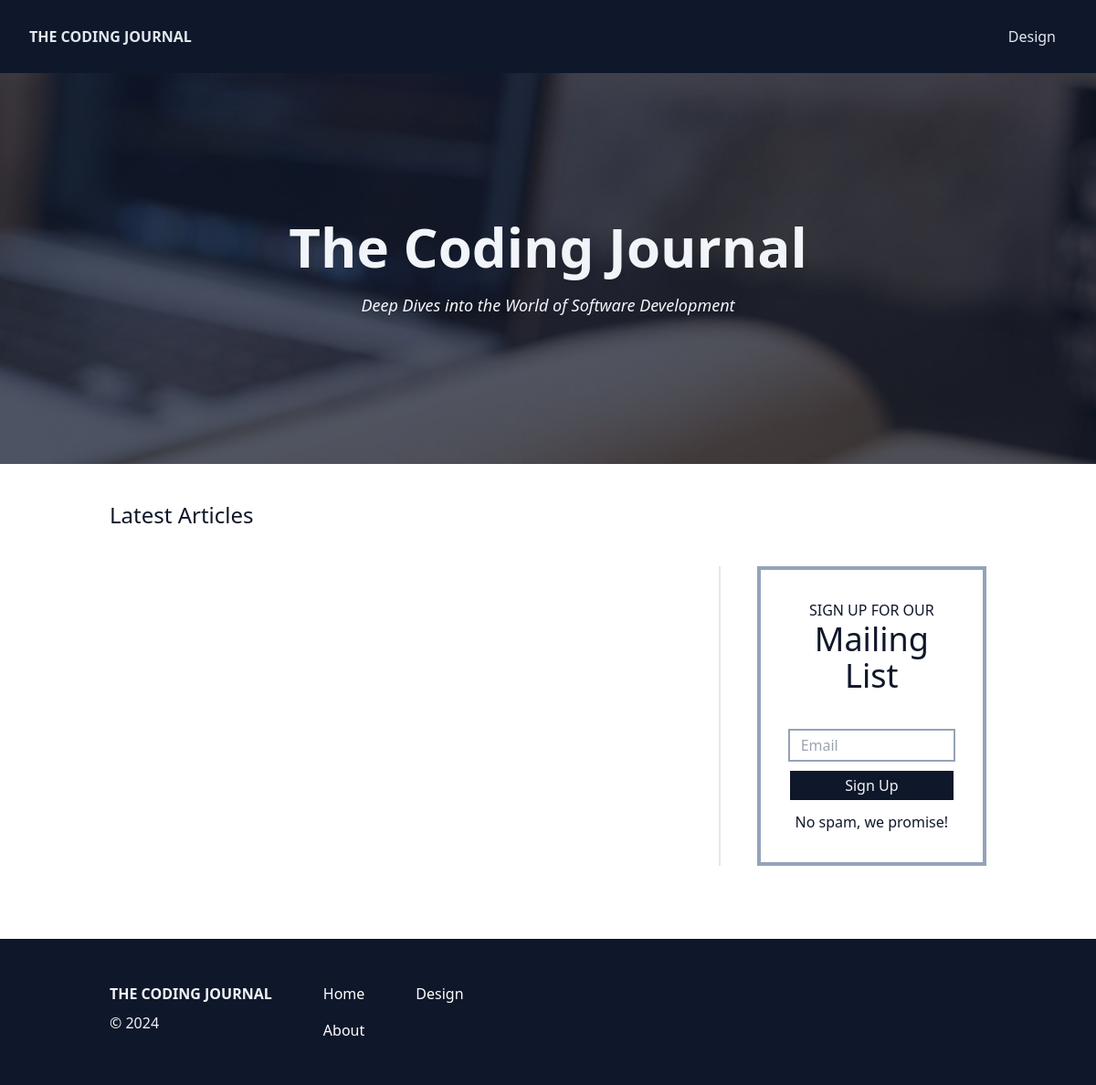
Before: / with the older database file.
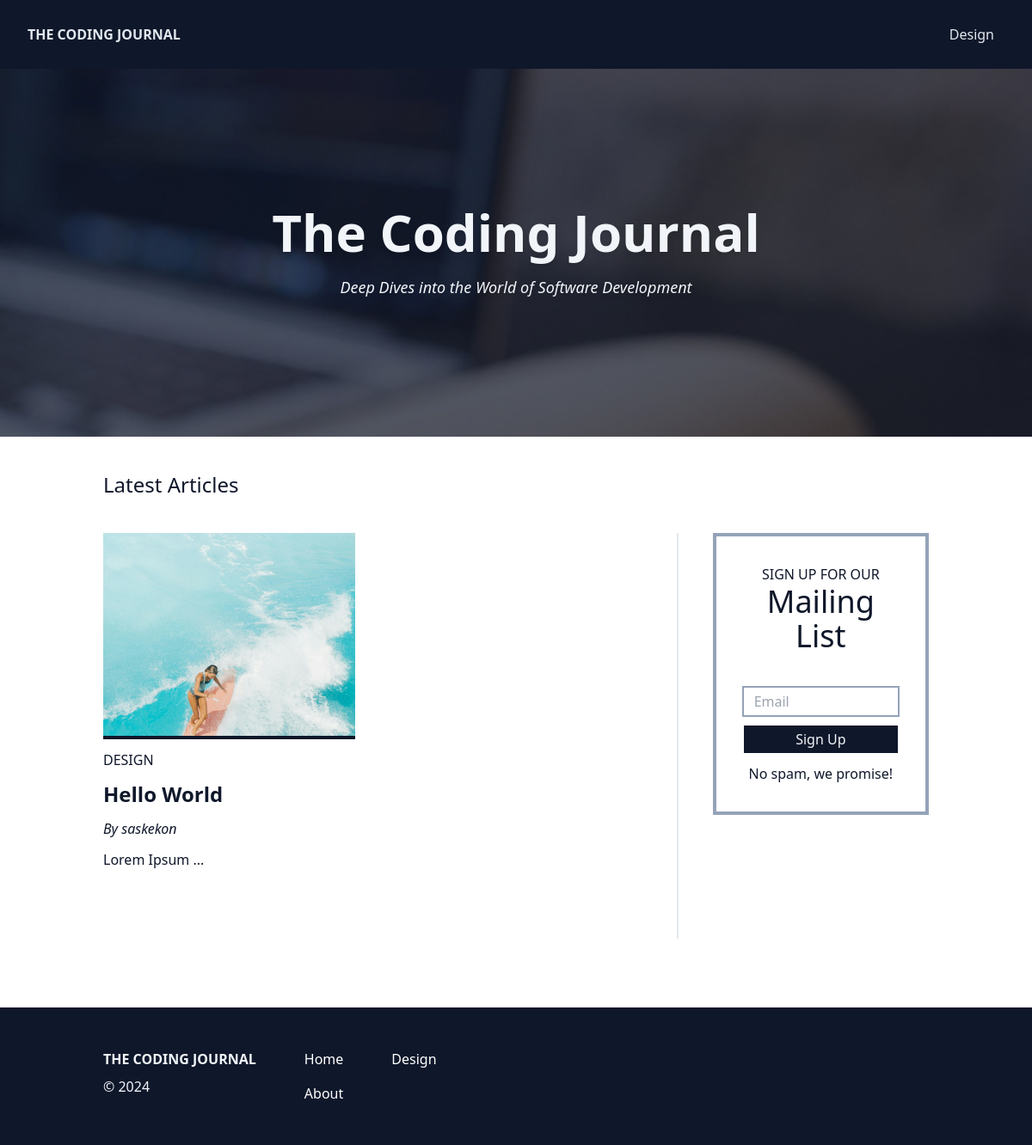
After: the same page with the newer database file.
### app/models.py (models this page shows, shortened)
class Category(db.Model):
    id: Mapped[int] = mapped_column(primary_key=True)
    key: Mapped[str] = mapped_column(String(25), unique=True)
    name: Mapped[str] = mapped_column(String(50), unique=True)
    posts: Mapped[List["Post"]] = relationship(back_populates="c_posts") # One-to-Many Relationship

class Post(db.Model):
    id: Mapped[int] = mapped_column(primary_key=True)
    title: Mapped[str] = mapped_column(String(50))
    body: Mapped[str] = mapped_column(Text)
    featured_image: Mapped[str] = mapped_column(String(255))
    timestamp: Mapped[datetime] = mapped_column(default=lambda: datetime.now(timezone.utc))
    user_id: Mapped[int] = mapped_column(ForeignKey(User.id))
    u_posts: Mapped["User"] = relationship(back_populates="posts")
    category_id: Mapped[int] = mapped_column(ForeignKey(Category.id))
    c_posts: Mapped["Category"] = relationship(back_populates="posts")

class User(db.Model, UserMixin):
    id: Mapped[int] = mapped_column(primary_key=True)
    username: Mapped[str] = mapped_column(String(25), unique=True)
    password_hash: Mapped[str] = mapped_column(String(255))
    email: Mapped[str] = mapped_column(String(50), unique=True)
    registered_date: Mapped[datetime] = mapped_column(default=lambda: datetime.now(timezone.utc))
    profile: Mapped["Profile"] = relationship(back_populates="u_profile", uselist=False) # One-to-One Relationship
    posts: Mapped[List["Post"]] = relationship(back_populates="u_posts") # One-to-Many Relationship
    comments: Mapped[List["Comment"]] = relationship(back_populates="u_comments")

### app/views/main.py (the view)
@main.route("/", methods=["GET", "POST"])
def index():
    posts = db.session.scalars(db.select(Post).order_by(Post.timestamp.desc()).limit(4)).all()
    for post in posts:
        post.text_only = remove_html_tags(post.body)
    return render_template("index.html", posts=posts, title=f"{title} - Homepage")

### app/forms.py (shortened to what this page needs)
class SubscribeForm(FlaskForm):
    email = EmailField("Email", validators=[DataRequired(), Email(check_deliverability=True)])

### app/utils.py (called while the page is built)
def remove_html_tags(body):
    soup = BeautifulSoup(body, "html.parser")
    return soup.get_text()

### app/views/main.py (called while the page is built)
@main.context_processor
def inject():
    categories = db.session.scalars(db.select(Category)).all()
    subscribe_form = SubscribeForm()
    return {
        "categories": categories,
        "subscribe_form": subscribe_form,
        }

### app/templates/index.html
{% extends "base.html" %}
{% block body %}
<section class="hero bg-slate-900 overflow-hidden">
    <div class="container mx-auto px-8">
        <div class="py-40 text-center text-slate-100 drop-shadow-md">
            <h1 class="mb-5 text-6xl font-bold">The Coding Journal</h1>
            <p class="text-lg"><i>Deep Dives into the World of Software Development</i></p>
        </div>
    </div>
</section>
<div class="container mx-auto mb-20 px-8">
    <p class="py-10 text-2xl">Latest Articles</p>
    <div class="grid grid-cols-1 md:grid-cols-12 md:gap-10">
        <div class="col-span-8 grid grid-cols-1 mb-10 md:grid-cols-2 md:gap-10">
            {% for post in posts %}
            <article class="mb-10">
                <a href="{{ url_for('main.single_post', post_id=post.id) }}">
                    <div class="border-b-4 border-slate-900 max-h-60 overflow-hidden">
                        <img class="hover:scale-[1.1] transition-all" src="{{ url_for('main.uploaded_image', filename=post.featured_image)}}">
                    </div>
                    <p class="my-3 uppercase">{{ post.c_posts.name }}</p>
                    <h2 class="text-2xl font-bold">{{ post.title }}</h2>
                </a>
                <p class="my-3"><i>By {{ post.u_posts.username }}</i></p>
                <p>{{ post.text_only[:150] | safe }} ...</p>
            </article>
            {% endfor %}
        </div>
        <aside class="col-span-4 md:pl-10 md:border-l-2 md:border-slate-200">
            {% include "subscribe.html" %}
        </aside>
    </div>
</div>
{% endblock %}

### app/templates/base.html (shortened to what this page needs)
<!DOCTYPE html>
<html lang="en">
<head>
    <link rel="stylesheet" href="{{ url_for('static', filename='css/output.css')}}">
    <link rel="stylesheet" href="{{ url_for('static', filename='css/custom.css')}}">
</head>
<body class="text-slate-900">
    {% block header %}
        {% include "header.html" %}
    {% endblock %}
    <main>
    {% block body %}{% endblock %}
    </main>
    {% block footer %}
        {% include "footer.html" %}
    {% endblock %}
</body>
</html>

### app/templates/header.html (shortened to what this page needs)
<header class="{% if current_user.is_authenticated %}mt-[30px]{% endif %} bg-slate-900 text-slate-200 overflow-auto">
    <nav class="container max-w-screen-xl mx-auto px-8">
        <div class="md:flex md:justify-between">
            <div class="flex justify-between content-center py-7">
                <a class="inline-block" href="{{ url_for('main.index') }}">
                    <p class="font-extrabold">THE CODING JOURNAL</p>
                </a>
            </div>
            <ul class="mb-5 hidden md:flex md:mb-0 md:items-center" id="collapse">
                {% for category in categories %}
                    <li class="{% if loop.last %}pb-2{% endif %} md:pb-0"><a class="navbar-link" href="{{ url_for('main.category_page', category_key=category.key) }}">{{category.name}}</a></li>
                {% endfor %}
            </ul>
        </div>
    </nav>
</header>

### app/templates/subscribe.html (shortened to what this page needs)
<div class="p-8 text-center border-4 border-slate-400 md:sticky md:top-10">
    <p class="uppercase">Sign Up For Our</p>
    <p class="mb-10 text-4xl">Mailing List</p>
    <form id="subscribe-form" novalidate>
        {{ subscribe_form.email(
            class="w-full px-3 py-1 ring-2 ring-slate-400 hover:ring-slate-900 focus:outline-none focus:ring-2 focus:ring-slate-900",
            placeholder="Email") }}
        <button class="block w-full px-3 py-1 my-3 text-slate-100 bg-slate-900 hover:bg-slate-400 transition-all" type="submit">Sign Up</button>
    </form>
    <p>No spam, we promise!</p>
</div>

### app/templates/footer.html
<footer class="py-10 text-slate-100 bg-slate-900">
    <div class="container mx-auto px-8">
        <div class="flex">
            <div class="mr-14">
                <a href="{{ url_for('main.index') }}">
                    <h2 class="py-2 font-extrabold">THE CODING JOURNAL</h2>
                </a>
                <p>&copy 2024</p>
            </div>
            <ul class="mr-14">
                <li class="py-2 text-white hover:text-slate-400 transition-all"><a href="{{ url_for('main.index') }}">Home</a></li>
                <li class="py-2 text-white hover:text-slate-400 transition-all"><a href="#">About</a></li>
            </ul>
            <ul>
            {% for category in categories %}
                <li class="py-2 text-white hover:text-slate-400 transition-all">
                    <a href="{{ url_for('main.category_page', category_key=category.key) }}">{{category.name}}</a>
                </li>
            {% endfor %}
            </ul>
        </div>
    </div>
</footer>

### app/static/css/custom.css (style rules this page uses)
.hero, .c-design, .c-development, .c-ux, .c-ai { background-size: cover; background-attachment: fixed; }
.hero, .c-development { background-image: url("../images/pexels-negativespace-34658.jpg"); background-position: center center; }

Changed rows visible on the page:
added Post: featured_image (picture), c_posts.name "DESIGN", title "Hello World", u_posts.username "saskekon", body "Lorem Ipsum"
